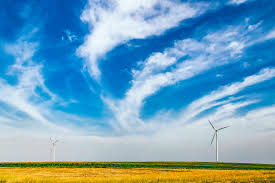
#> input picture images/sky.jpg, 275 x 183 px
$ python color_hist.py --image images/sky.jpg   (Python 2 division)
#> lines starting #> are read from the running program, lines starting #| are printed output that depends on the picture
# import the necessary packages
from matplotlib import pyplot as plt
import numpy as np
import argparse
import cv2

# construct the argument parser and parse the arguments
ap = argparse.ArgumentParser()
ap.add_argument("-i", "--image", required = True, help = "Path to the image")
args = vars(ap.parse_args())

# load the image and show it
image = cv2.imread(args["image"])
#> image is the input picture: shape (183, 275, 3); mean B, G, R 188, 163.7, 113.9
cv2.imshow("image", image)

chans = cv2.split(image)

# number of bins in the histogram from 256 to 32 so we
# can better visualize the results
fig = plt.figure(figsize=(16,9))

# plot a 2D color histogram for green and blue
ax = fig.add_subplot(131)
hist = cv2.calcHist([chans[1], chans[0]], [0, 1], None, [32, 32], [0, 256, 0, 256])
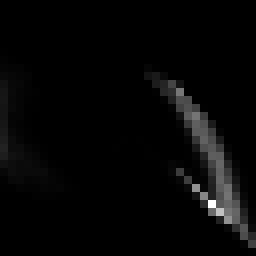
#> hist: shape (32, 32) float32 (shown 8 times larger); min 0, max 1874, mean 49.1; drawn with min black and max white

p = ax.imshow(hist, interpolation = "nearest")
ax.set_title("2D Color Histogram for Green and Blue")
plt.colorbar(p)

# plot a 2D color histogram for green and red
ax = fig.add_subplot(132)
hist = cv2.calcHist([chans[1], chans[2]], [0, 1], None, [32, 32], [0, 256, 0, 256])
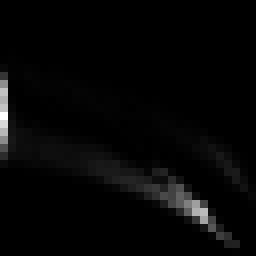
#> hist: shape (32, 32) float32 (shown 8 times larger); min 0, max 1994, mean 49.1; drawn with min black and max white
p = ax.imshow(hist, interpolation = "nearest")
ax.set_title("2D Color Histogram for Green and Red")
plt.colorbar(p)

# plot a 2D color histogram for blue and red
ax = fig.add_subplot(133)
hist = cv2.calcHist([chans[0], chans[2]], [0, 1], None, [32, 32], [0, 256, 0, 256])
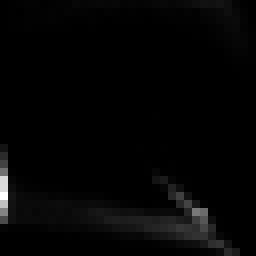
#> hist: shape (32, 32) float32 (shown 8 times larger); min 0, max 2527, mean 49.1; drawn with min black and max white
p = ax.imshow(hist, interpolation = "nearest")
ax.set_title("2D Color Histogram for Blue and Red")
plt.colorbar(p)

# finally, let's examine the dimensionality of one of
# the 2D histograms
print "2D histogram shape: %s, with %d values" % (hist.shape, hist.flatten().shape[0])
#| 2D histogram shape: (32, 32), with 1024 values

plt.tight_layout()
plt.show()
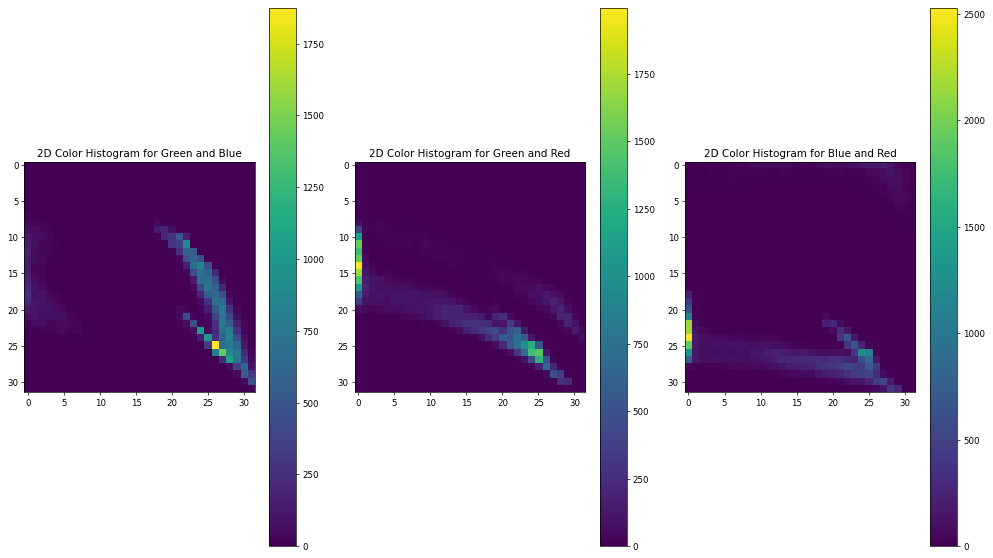
#> figure drawn by matplotlib, 6 panels
